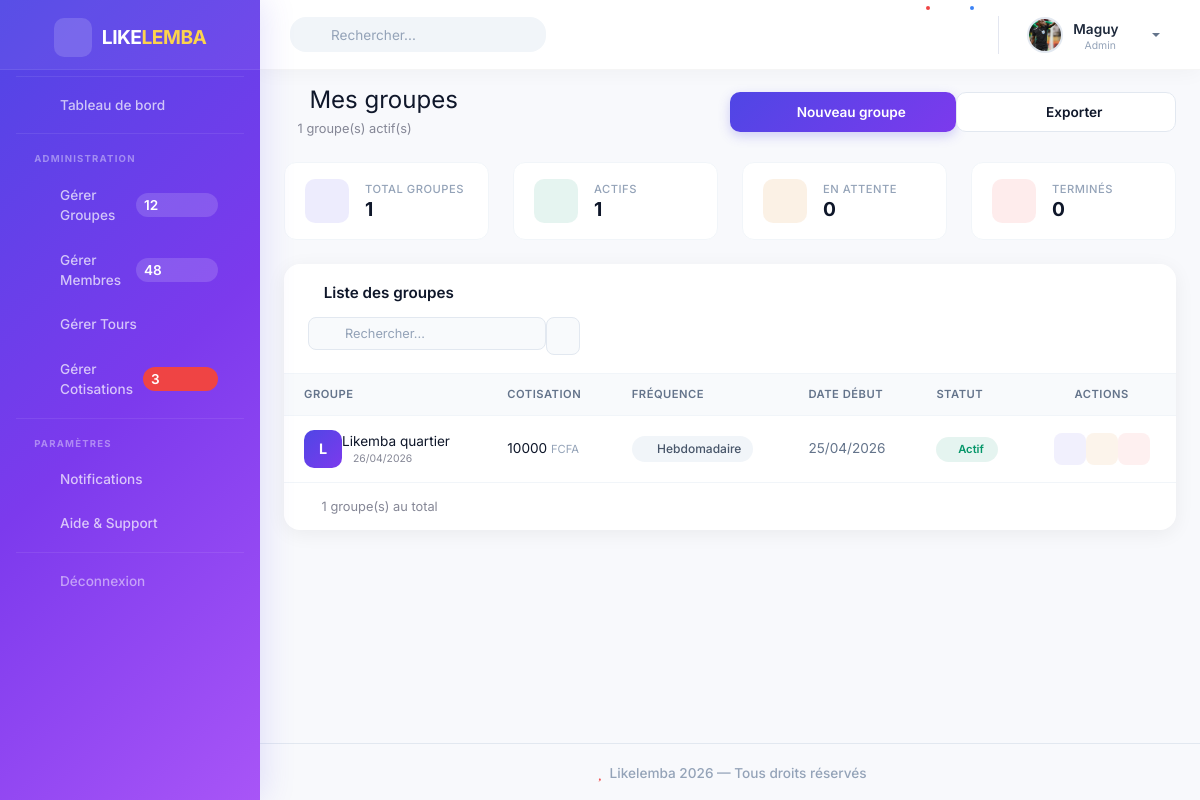
Page /groupes/ (signed in) on the earlier database version.
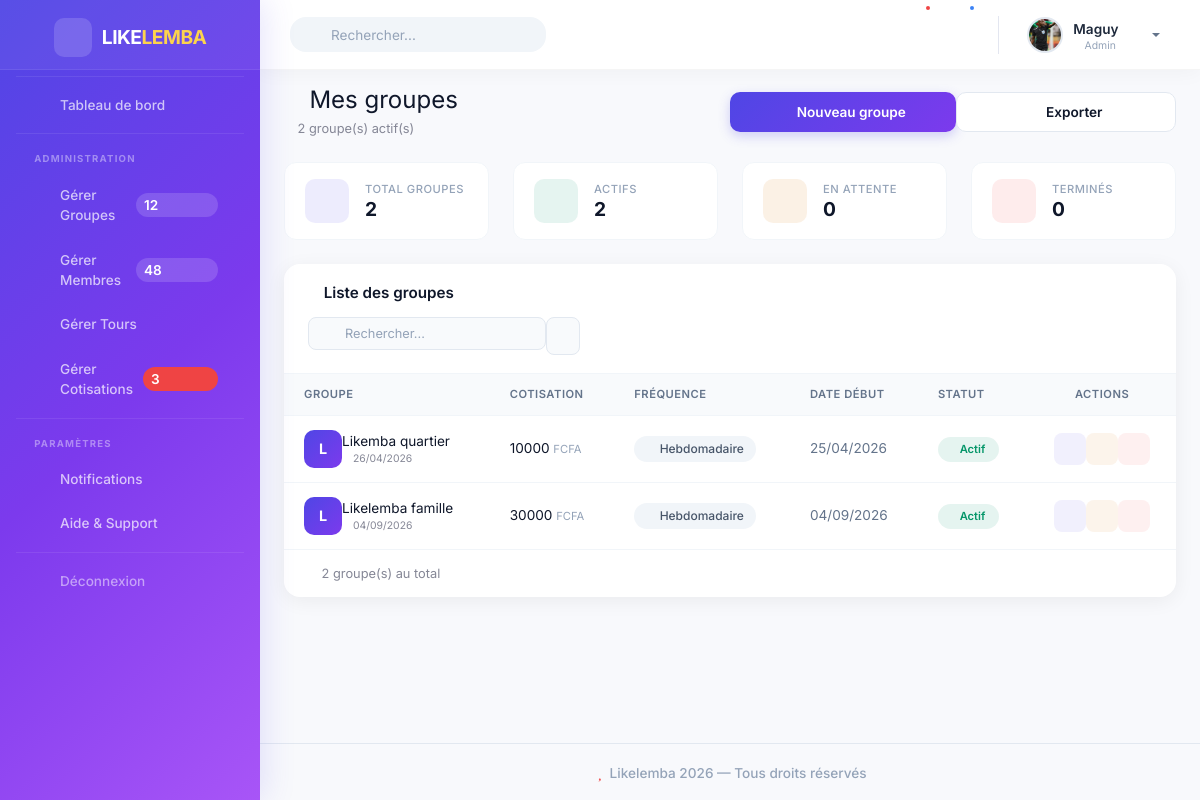
Same page on the later database version.
### likelemba_app/models.py (models this page shows, shortened)
class Groupe(models.Model):
    FREQUENCE_CHOICES = [
        ('QUOTIDIEN', 'Quotidien'),
        ('HEBDOMADAIRE', 'Hebdomadaire'),
        ('MENSUEL', 'Mensuel'),
        ('ANNUEL', 'Annuel')
    ]
    STATUT_CHOICES = [
        ('ACTIF', 'Actif'),
        ('TERMINE', 'Terminé')
    ]
    nom = models.CharField(max_length=100)
    montant_cotisation = models.DecimalField(
        max_digits=10,
        decimal_places=2
    )
    frequence = models.CharField(max_length=20, choices=FREQUENCE_CHOICES)
    date_debut = models.DateField()
    statut = models.CharField(max_length=20, choices = STATUT_CHOICES, default='ACTIF')
    date_creation = models.DateTimeField(auto_now_add=True, null=True)
    admin = models.ForeignKey(
        Utilisateur,
        on_delete=models.CASCADE
    )

### likelemba_app/views.py (the view)
# urls.py: path('groupes/', liste_groupes_view, name="liste_groupes"),
@login_required
def liste_groupes_view(request):
    if request.user.role != 'ADMIN':
        return redirect("dashboard_membre")
    groupes = Groupe.objects.filter(admin=request.user)
    return render(request, "groupes/liste_groupes.html", {'groupes': groupes})

### likelemba/templates/groupes/liste_groupes.html (shortened to what the changed rows need)
{% extends 'base.html' %}
{% load static %}
{% block content %}
<div class="page-header mb-3 mb-md-4">
    <div class="d-flex flex-column flex-sm-row justify-content-between align-items-start align-items-sm-center gap-3">
        <div class="w-100 w-sm-auto">
            <h1 class="h4 h-md-3 mb-1 fw-bold" style="color: #0f172a;">
                <i class="fas fa-layer-group me-2" style="color: #4f46e5;"></i>
                Mes groupes
            </h1>
            <p class="text-muted small mb-0">
                <i class="fas fa-users me-1"></i>
                {{ groupes|length }} groupe(s) actif(s)
            </p>
        </div>
    </div>
</div>
<div class="row g-2 g-md-3 mb-3 mb-md-4">
    <div class="col-6 col-md-3">
        <div class="stat-mini">
            <div class="stat-mini-body">
                <div class="stat-mini-content">
                    <span class="stat-mini-label">Total groupes</span>
                    <h5 class="stat-mini-value">{{ groupes|length }}</h5>
                </div>
            </div>
        </div>
    </div>
    <div class="col-6 col-md-3">
        <div class="stat-mini">
            <div class="stat-mini-body">
                <div class="stat-mini-content">
                    <span class="stat-mini-label">Actifs</span>
                    <h5 class="stat-mini-value">{{ groupes|length }}</h5>
                </div>
            </div>
        </div>
    </div>
</div>
<div class="card-modern">
    <div class="card-modern-body p-0">
        <div class="table-responsive">
            <table class="table-modern" id="groupTable">
                <thead>
                    <tr>
                        <th>Groupe</th>
                        <th>Cotisation</th>
                        <th>Fréquence</th>
                        <th class="d-none d-md-table-cell">Date début</th>
                        <th>Statut</th>
                        <th class="text-center">Actions</th>
                    </tr>
                </thead>
                <tbody>
                    {% for groupe in groupes %}
                    <tr>
                        <td>
                            <div class="d-flex align-items-center gap-2">
                                <div class="group-avatar" style="background: linear-gradient(135deg, #4f46e5, #7c3aed); flex-shrink: 0;">
                                    {{ groupe.nom|make_list|first|upper }}
                                </div>
                                <div class="min-width-0">
                                    <span class="fw-semibold d-block text-truncate" style="color: #0f172a; max-width: 120px;">{{ groupe.nom }}</span>
                                    <small class="d-block text-muted" style="font-size: 0.65rem;">
                                        <i class="far fa-calendar-alt me-1"></i>
                                        {{ groupe.date_creation|date:"d/m/Y" }}
                                    </small>
                                </div>
                            </div>
                        </td>
                        <td>
                            <span class="fw-semibold" style="color: #0f172a; font-size: 0.85rem;">
                                {{ groupe.montant_cotisation|floatformat:0 }}
                            </span>
                            <span class="d-none d-sm-inline" style="font-size: 0.7rem; color: #94a3b8;">FCFA</span>
                        </td>
                        <td>
                            <span class="badge-frequency">
                                <i class="fas fa-clock me-1 d-none d-sm-inline"></i>
                                <span class="d-none d-sm-inline">{{ groupe.get_frequence_display }}</span>
                            </span>
                        </td>
                        <td class="d-none d-md-table-cell">
                            <span style="color: #64748b; font-size: 0.85rem;">
                                {{ groupe.date_debut|date:"d/m/Y" }}
                            </span>
                        </td>
                        <td>
                            {% if groupe.statut == 'ACTIF' %}
                                <span class="badge-status success">
                                    <i class="fas fa-circle me-1" style="font-size: 0.3rem;"></i>
                                    <span class="d-none d-sm-inline">Actif</span>
                                </span>
                            {% else %}
                                <span class="badge-status danger">
                                    <i class="fas fa-circle me-1" style="font-size: 0.3rem;"></i>
                                    <span class="d-none d-sm-inline">Terminé</span>
                                    <span class="d-sm-none">✗</span>
                                </span>
                            {% endif %}
                        </td>
                        <td>
                            <div class="d-flex justify-content-center gap-1">
                                <a href="{% url 'detail_groupe' groupe.id %}"
                                class="btn-action view"
                                title="Voir détails">
                                    <i class="fas fa-eye"></i>
                                </a>
                                <a href="{% url 'update_groupe' groupe.id %}"
                                    class="btn-action edit"
                                    title="Modifier">
                                    <i class="fas fa-pen"></i>
                                </a>
                                <button
                                    class="btn-action delete"
                                    onclick="openDeleteGroupeModal(
                                        '{{ groupe.id }}',
                                        '{{ groupe.nom|escapejs }}'
                                    )"
                                    type="button"
                                    title="Supprimer">
                                    <i class="fas fa-trash"></i>
                                </button>
                            </div>
                        </td>
                    </tr>
                    {% endfor %}
                </tbody>
            </table>
        </div>
    </div>
    <div class="card-modern-footer d-flex flex-column flex-sm-row justify-content-between align-items-center gap-2">
        <span class="text-muted small">
            <i class="fas fa-info-circle me-1"></i>
            {{ groupes|length }} groupe(s) au total
        </span>
    </div>
</div>
{% endblock %}

Differences in the rows shown:
added Groupe: nom|make_list "L", nom "Likelemba famille", date_creation "04/09/2026", montant_cotisation "30000", frequence "Hebdomadaire", date_debut "04/09/2026", statut "ACTIF" (drawn)
Other differences:
{{ groupes|length }}: "1" → "2"
